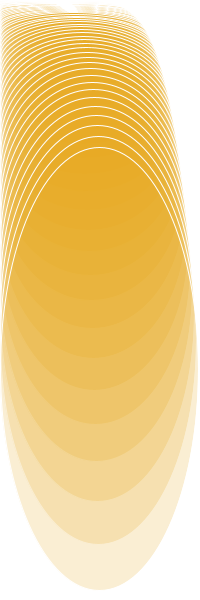
Frame 1 (no input)
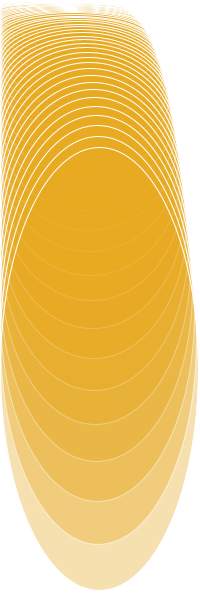
Frame 2 (the mouse pressed at the canvas centre, redrawn once)

The Processing sketch that drew these frames (run headless with seeded random() and noise(); the mouse was pressed at the canvas centre and the sketch redrawn once):

// Processing sketch: p84_2
// ── p84_2.pde
void setup() {
  size(200,600);
  smooth();
  noLoop();
  background(255);
}

void draw() {
  fill(230, 167, 32, 50);
  stroke(255);
  for (int x=0; x<100; x++) {
    float n = norm(x, 0.0, 100.0);
    float y = pow(n, 8);
    y *= 400;
    ellipse(x, y, x*2, y*1.2);
    //ellipse(x, y, x*0.2, y*0.2);
  }
}
